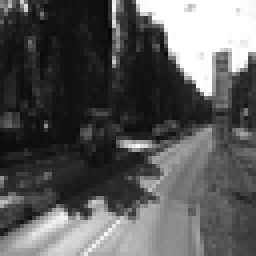
#> input picture left_board.png, 64 x 64 px (shown 4 times larger)
$ python make_128.py
#> lines starting #> are read from the running program, lines starting #| are printed output that depends on the picture
import numpy as np
from PIL import Image

# 1. Load 64x64 images and upscale to 128x128
im_l = Image.open('left_board.png').resize((128, 128), Image.Resampling.BICUBIC)
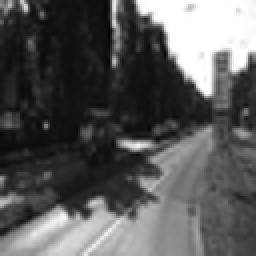
#> im_l: PIL image 128x128 L (shown 2 times larger); min 1, max 255, mean 88.6
im_r = Image.open('right_board.png').resize((128, 128), Image.Resampling.BICUBIC)
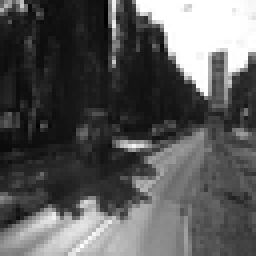
#> input picture right_board.png, 64 x 64 px (shown 4 times larger)
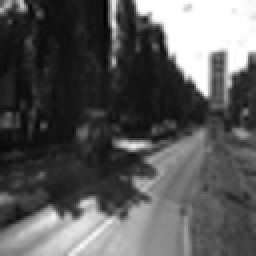
#> im_r: PIL image 128x128 L (shown 2 times larger); min 0, max 255, mean 88.4

im_l.save('left_128.png')
im_r.save('right_128.png')

arr_l = np.array(im_l, dtype=np.uint8)
arr_r = np.array(im_r, dtype=np.uint8)

print(f"Generated 128x128 images: Left {arr_l.shape}, Right {arr_r.shape}")
#| Generated 128x128 images: Left (128, 128), Right (128, 128)

# 2. Write image_data.h
header_code = """/*******************************************************************************************************************
 * @file    image_data.h
 * @brief   128x128 Grayscale stereo image pair stored in RA6E2 internal Code Flash.
 *          Target MCU: Renesas RA6E2 (R7FA6E2BB3CFM) - BGK-RA6E2 Board
 *******************************************************************************************************************/

#ifndef IMAGE_DATA_H_
#define IMAGE_DATA_H_

#include <stdint.h>

#define IMAGE_WIDTH          (128U)
#define IMAGE_HEIGHT         (128U)
#define IMAGE_PIXELS         (IMAGE_WIDTH * IMAGE_HEIGHT)
#define IMAGE_SIZE_BYTES     (IMAGE_PIXELS)  /* 8-bit grayscale: 16384 bytes per image */

/* Declared const to ensure allocation in Internal Code Flash (.rodata) */
extern const uint8_t g_image_0[IMAGE_SIZE_BYTES];  /* Left frame (128x128) */
extern const uint8_t g_image_1[IMAGE_SIZE_BYTES];  /* Right frame (128x128) */

#endif /* IMAGE_DATA_H_ */
"""

with open("ra6e2_sv/src/image_data.h", "w") as f:
    f.write(header_code)

# 3. Write image_data.c
with open("ra6e2_sv/src/image_data.c", "w") as f:
    f.write("/*******************************************************************************************************************\n")
    f.write(" * @file    image_data.c\n")
    f.write(" * @brief   128x128 Image byte definitions for RA6E2 Internal Code Flash storage (.rodata).\n")
    f.write(" *******************************************************************************************************************/\n\n")
    f.write('#include "image_data.h"\n\n')

    f.write("/* Image 0: Left frame (128x128 Grayscale, 16384 bytes in Flash) */\n")
    f.write('const uint8_t g_image_0[IMAGE_SIZE_BYTES] __attribute__((used, section(".rodata"), aligned(4))) = {\n')
    for row in range(128):
        row_bytes = arr_l[row, :]
        hex_str = ", ".join(f"0x{b:02X}" for b in row_bytes)
        f.write(f"    /* Row {row:03d} */ {hex_str},\n")
    f.write("};\n\n")

    f.write("/* Image 1: Right frame (128x128 Grayscale, 16384 bytes in Flash) */\n")
    f.write('const uint8_t g_image_1[IMAGE_SIZE_BYTES] __attribute__((used, section(".rodata"), aligned(4))) = {\n')
    for row in range(128):
        row_bytes = arr_r[row, :]
        hex_str = ", ".join(f"0x{b:02X}" for b in row_bytes)
        f.write(f"    /* Row {row:03d} */ {hex_str},\n")
    f.write("};\n")

print("Successfully generated 128x128 image_data.h and image_data.c!")
